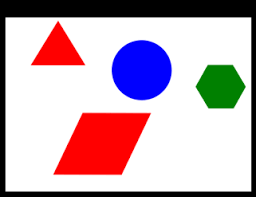
#> input picture OpenCV/Alistirmalar/shapes2.png, 256 x 197 px, found by its file name
$ python shape_detection.py
#> lines starting #> are read from the running program, lines starting #| are printed output that depends on the picture; after the words box and inside, x2 and y2 are one past the last pixel; in counts of white or black regions, pixels touching at a corner belong together
import cv2
import numpy as np

font = cv2.FONT_HERSHEY_SIMPLEX
img = cv2.imread("C:/Users/muhar/OneDrive/Belgeler/GitHub/ArtekEgitim1/OpenCV/Alistirmalar/shapes2.png")
#> img is the input picture: shape (197, 256, 3); mean B, G, R 180.8, 170.6, 194

gray = cv2.cvtColor(img,cv2.COLOR_BGR2GRAY)
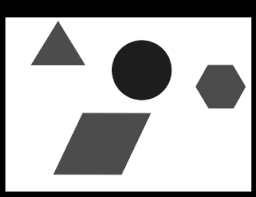
#> gray: shape (197, 256); min 0, max 255, mean 178.8
_,threshold = cv2.threshold(gray,240,255,cv2.THRESH_BINARY)
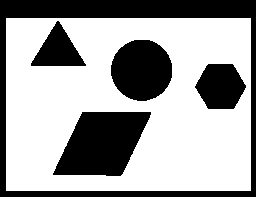
#> threshold: shape (197, 256); 63.4% white; 5 black regions
contours, _ = cv2.findContours(threshold,cv2.RETR_TREE,cv2.CHAIN_APPROX_SIMPLE)
#> contours = 5 contours; box (x1, y1, x2, y2) and area: (6, 18, 251, 191) 41968, (52, 111, 152, 177) 4541, (110, 39, 173, 102) 3030, (194, 63, 247, 110) 1796, (30, 20, 87, 67) 1386

for cnt in contours:
    epsilon = 0.01*cv2.arcLength(cnt,True)
    approx = cv2.approxPolyDP(cnt,epsilon,True)

    cv2.drawContours(img,[approx],0,(0,0,0),5)

    x= approx.ravel()[0]
    y= approx.ravel()[1]
    if len(approx) == 3:
        cv2.putText(img,"Triangle",(x,y),font,0.5,(0,0,0),2)
    elif len(approx) == 4:
        cv2.putText(img,"Rectangle",(x,y),font,0.5,(0,0,0),2)
    elif len(approx) == 5:
        cv2.putText(img,"Pentagon",(x,y),font,0.5,(0,0,0),2)
    elif len(approx) == 6:
        cv2.putText(img,"Hexagon",(x,y),font,0.5,(0,0,0),2)
    elif len(approx) == 10:
        cv2.putText(img,"Star",(x,y),font,0.5,(0,0,0),2)
    else:
        cv2.putText(img,"Circle",(x,y),font,0.5,(0,0,0),2)
#> this loop made 5 passes
#> (epsilon, approx, x, y) on passes 1, 2, 5: (8.32, [[6, 18], [6, 190], [250, 190], [250, 18]], 6, 18), (2.91, [[82, 111], [151, 112], [120, 176], [52, 174]], 82, 111), (1.71, [[30, 63], [58, 20], [86, 65], [31, 66]], 30, 63)
#> (epsilon, x, y) on passes 3 to 4: (1.64, 208, 63), (2.05, 134, 39)
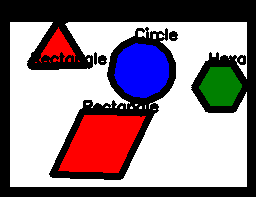
#> img: shape (197, 256, 3); mean B, G, R 137.6, 128.9, 146.4

cv2.imshow("shapes",img)
cv2.waitKey(0)
cv2.destroyAllWindows()
